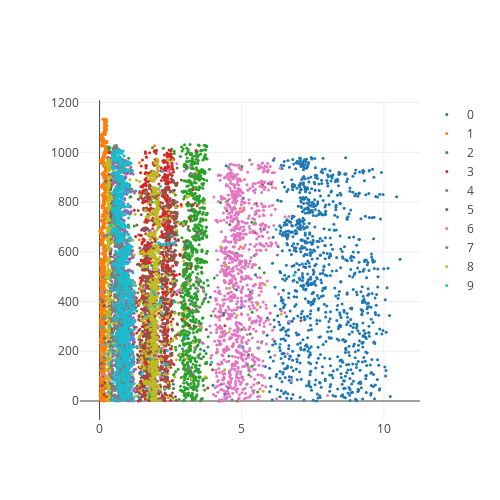

This figure's notebook cell:
### Code cell
trace = []
for lbl in classes:
    x_ = z_test_[labels_==lbl, 0]
    trace.append(go.Scatter(x=x_, mode="markers", name=f"{lbl}", 
                              marker = dict(size=3)))
layout = go.Layout(width=500, height=500)    
data = trace
fig = dict(data=data, layout=layout)
iplot(fig)

### Figure 1 — Plotly figure (JSON) as saved in the notebook; plotly's stock layout.template omitted (floating-point values rounded to 4 significant figures; data arrays with more than 128 entries replaced by an {"elided": "..."} marker saying what was removed)
{"data": [{"marker": {"size": 3}, "mode": "markers", "name": "0", "type": "scatter", "uid": "8c04998c-d00d-46ca-bf80-ff9d5b31a4e2", "x": {"elided": "980 float values"}}, {"marker": {"size": 3}, "mode": "markers", "name": "1", "type": "scatter", "uid": "830a3569-77aa-4010-bc7d-22c8c79e3232", "x": {"elided": "1135 float values"}}, {"marker": {"size": 3}, "mode": "markers", "name": "2", "type": "scatter", "uid": "6114c3c5-e45a-43f1-a92e-2ac610d7c233", "x": {"elided": "1032 float values"}}, {"marker": {"size": 3}, "mode": "markers", "name": "3", "type": "scatter", "uid": "8edce1c6-688d-471d-8840-0b1528716386", "x": {"elided": "1010 float values"}}, {"marker": {"size": 3}, "mode": "markers", "name": "4", "type": "scatter", "uid": "b64cf3af-04b0-4ee4-b55c-99e889d1dfd3", "x": {"elided": "982 float values"}}, {"marker": {"size": 3}, "mode": "markers", "name": "5", "type": "scatter", "uid": "4b0a1dba-761f-44a3-b538-773e92b69d7c", "x": {"elided": "892 float values"}}, {"marker": {"size": 3}, "mode": "markers", "name": "6", "type": "scatter", "uid": "31c23897-ff91-488b-a2da-02b9486abcbf", "x": {"elided": "958 float values"}}, {"marker": {"size": 3}, "mode": "markers", "name": "7", "type": "scatter", "uid": "4405e970-7b56-411a-bd55-f2274c2500df", "x": {"elided": "1028 float values"}}, {"marker": {"size": 3}, "mode": "markers", "name": "8", "type": "scatter", "uid": "a6bf49fb-f77c-42aa-bafc-812f95c19d7b", "x": {"elided": "974 float values"}}, {"marker": {"size": 3}, "mode": "markers", "name": "9", "type": "scatter", "uid": "b58ae223-5209-4111-bc9a-ded2006d5c50", "x": {"elided": "1009 float values"}}], "layout": {"height": 500, "width": 500, "xaxis": {"autorange": true, "range": [-0.6891, 11.27], "type": "linear"}, "yaxis": {"autorange": true, "range": [-76.4, 1210.0]}}}
